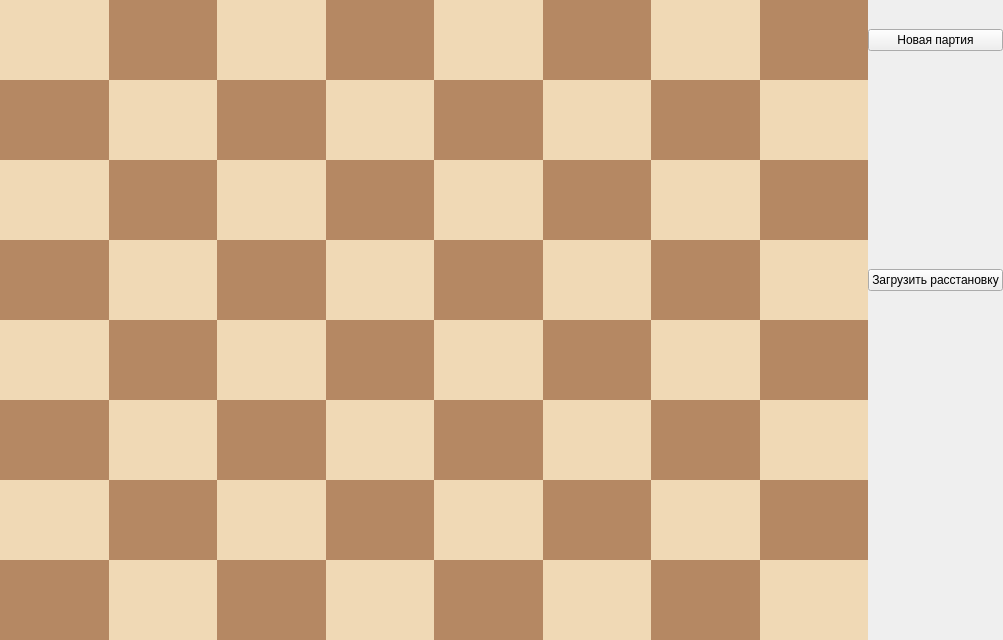
<?xml version="1.0" encoding="UTF-8"?>
<ui version="4.0">
 <class>MainWindow</class>
 <widget class="QMainWindow" name="MainWindow">
  <property name="geometry">
   <rect>
    <x>0</x>
    <y>0</y>
    <width>1003</width>
    <height>640</height>
   </rect>
  </property>
  <property name="windowTitle">
   <string>Chess Board</string>
  </property>
  <widget class="QWidget" name="centralwidget">
   <layout class="QGridLayout" name="gridLayout">
    <property name="leftMargin">
     <number>0</number>
    </property>
    <property name="topMargin">
     <number>0</number>
    </property>
    <property name="rightMargin">
     <number>0</number>
    </property>
    <property name="bottomMargin">
     <number>0</number>
    </property>
    <property name="spacing">
     <number>0</number>
    </property>
    <item row="5" column="7">
     <widget class="QPushButton" name="btn_3_7">
      <property name="sizePolicy">
       <sizepolicy hsizetype="Expanding" vsizetype="Expanding">
        <horstretch>0</horstretch>
        <verstretch>0</verstretch>
       </sizepolicy>
      </property>
      <property name="minimumSize">
       <size>
        <width>60</width>
        <height>60</height>
       </size>
      </property>
      <property name="styleSheet">
       <string notr="true">background-color: #f0d9b5; border: none;</string>
      </property>
      <property name="text">
       <string/>
      </property>
     </widget>
    </item>
    <item row="3" column="0">
     <widget class="QPushButton" name="btn_1_0">
      <property name="sizePolicy">
       <sizepolicy hsizetype="Expanding" vsizetype="Expanding">
        <horstretch>0</horstretch>
        <verstretch>0</verstretch>
       </sizepolicy>
      </property>
      <property name="minimumSize">
       <size>
        <width>60</width>
        <height>60</height>
       </size>
      </property>
      <property name="styleSheet">
       <string notr="true">background-color: #b58863; border: none;</string>
      </property>
      <property name="text">
       <string/>
      </property>
     </widget>
    </item>
    <item row="2" column="3">
     <widget class="QPushButton" name="btn_0_3">
      <property name="sizePolicy">
       <sizepolicy hsizetype="Expanding" vsizetype="Expanding">
        <horstretch>0</horstretch>
        <verstretch>0</verstretch>
       </sizepolicy>
      </property>
      <property name="minimumSize">
       <size>
        <width>60</width>
        <height>60</height>
       </size>
      </property>
      <property name="styleSheet">
       <string notr="true">background-color: #b58863; border: none;</string>
      </property>
      <property name="text">
       <string/>
      </property>
     </widget>
    </item>
    <item row="4" column="7">
     <widget class="QPushButton" name="btn_2_7">
      <property name="sizePolicy">
       <sizepolicy hsizetype="Expanding" vsizetype="Expanding">
        <horstretch>0</horstretch>
        <verstretch>0</verstretch>
       </sizepolicy>
      </property>
      <property name="minimumSize">
       <size>
        <width>60</width>
        <height>60</height>
       </size>
      </property>
      <property name="styleSheet">
       <string notr="true">background-color: #b58863; border: none;</string>
      </property>
      <property name="text">
       <string/>
      </property>
     </widget>
    </item>
    <item row="4" column="1">
     <widget class="QPushButton" name="btn_2_1">
      <property name="sizePolicy">
       <sizepolicy hsizetype="Expanding" vsizetype="Expanding">
        <horstretch>0</horstretch>
        <verstretch>0</verstretch>
       </sizepolicy>
      </property>
      <property name="minimumSize">
       <size>
        <width>60</width>
        <height>60</height>
       </size>
      </property>
      <property name="styleSheet">
       <string notr="true">background-color: #b58863; border: none;</string>
      </property>
      <property name="text">
       <string/>
      </property>
     </widget>
    </item>
    <item row="3" column="2">
     <widget class="QPushButton" name="btn_1_2">
      <property name="sizePolicy">
       <sizepolicy hsizetype="Expanding" vsizetype="Expanding">
        <horstretch>0</horstretch>
        <verstretch>0</verstretch>
       </sizepolicy>
      </property>
      <property name="minimumSize">
       <size>
        <width>60</width>
        <height>60</height>
       </size>
      </property>
      <property name="styleSheet">
       <string notr="true">background-color: #b58863; border: none;</string>
      </property>
      <property name="text">
       <string/>
      </property>
     </widget>
    </item>
    <item row="7" column="7">
     <widget class="QPushButton" name="btn_5_7">
      <property name="sizePolicy">
       <sizepolicy hsizetype="Expanding" vsizetype="Expanding">
        <horstretch>0</horstretch>
        <verstretch>0</verstretch>
       </sizepolicy>
      </property>
      <property name="minimumSize">
       <size>
        <width>60</width>
        <height>60</height>
       </size>
      </property>
      <property name="styleSheet">
       <string notr="true">background-color: #f0d9b5; border: none;</string>
      </property>
      <property name="text">
       <string/>
      </property>
     </widget>
    </item>
    <item row="5" column="2">
     <widget class="QPushButton" name="btn_3_2">
      <property name="sizePolicy">
       <sizepolicy hsizetype="Expanding" vsizetype="Expanding">
        <horstretch>0</horstretch>
        <verstretch>0</verstretch>
       </sizepolicy>
      </property>
      <property name="minimumSize">
       <size>
        <width>60</width>
        <height>60</height>
       </size>
      </property>
      <property name="styleSheet">
       <string notr="true">background-color: #b58863; border: none;</string>
      </property>
      <property name="text">
       <string/>
      </property>
     </widget>
    </item>
    <item row="8" column="5">
     <widget class="QPushButton" name="btn_6_5">
      <property name="sizePolicy">
       <sizepolicy hsizetype="Expanding" vsizetype="Expanding">
        <horstretch>0</horstretch>
        <verstretch>0</verstretch>
       </sizepolicy>
      </property>
      <property name="minimumSize">
       <size>
        <width>60</width>
        <height>60</height>
       </size>
      </property>
      <property name="styleSheet">
       <string notr="true">background-color: #b58863; border: none;</string>
      </property>
      <property name="text">
       <string/>
      </property>
     </widget>
    </item>
    <item row="7" column="5">
     <widget class="QPushButton" name="btn_5_5">
      <property name="sizePolicy">
       <sizepolicy hsizetype="Expanding" vsizetype="Expanding">
        <horstretch>0</horstretch>
        <verstretch>0</verstretch>
       </sizepolicy>
      </property>
      <property name="minimumSize">
       <size>
        <width>60</width>
        <height>60</height>
       </size>
      </property>
      <property name="styleSheet">
       <string notr="true">background-color: #f0d9b5; border: none;</string>
      </property>
      <property name="text">
       <string/>
      </property>
     </widget>
    </item>
    <item row="6" column="6">
     <widget class="QPushButton" name="btn_4_6">
      <property name="sizePolicy">
       <sizepolicy hsizetype="Expanding" vsizetype="Expanding">
        <horstretch>0</horstretch>
        <verstretch>0</verstretch>
       </sizepolicy>
      </property>
      <property name="minimumSize">
       <size>
        <width>60</width>
        <height>60</height>
       </size>
      </property>
      <property name="styleSheet">
       <string notr="true">background-color: #f0d9b5; border: none;</string>
      </property>
      <property name="text">
       <string/>
      </property>
     </widget>
    </item>
    <item row="7" column="6">
     <widget class="QPushButton" name="btn_5_6">
      <property name="sizePolicy">
       <sizepolicy hsizetype="Expanding" vsizetype="Expanding">
        <horstretch>0</horstretch>
        <verstretch>0</verstretch>
       </sizepolicy>
      </property>
      <property name="minimumSize">
       <size>
        <width>60</width>
        <height>60</height>
       </size>
      </property>
      <property name="styleSheet">
       <string notr="true">background-color: #b58863; border: none;</string>
      </property>
      <property name="text">
       <string/>
      </property>
     </widget>
    </item>
    <item row="6" column="7">
     <widget class="QPushButton" name="btn_4_7">
      <property name="sizePolicy">
       <sizepolicy hsizetype="Expanding" vsizetype="Expanding">
        <horstretch>0</horstretch>
        <verstretch>0</verstretch>
       </sizepolicy>
      </property>
      <property name="minimumSize">
       <size>
        <width>60</width>
        <height>60</height>
       </size>
      </property>
      <property name="styleSheet">
       <string notr="true">background-color: #b58863; border: none;</string>
      </property>
      <property name="text">
       <string/>
      </property>
     </widget>
    </item>
    <item row="2" column="4">
     <widget class="QPushButton" name="btn_0_4">
      <property name="sizePolicy">
       <sizepolicy hsizetype="Expanding" vsizetype="Expanding">
        <horstretch>0</horstretch>
        <verstretch>0</verstretch>
       </sizepolicy>
      </property>
      <property name="minimumSize">
       <size>
        <width>60</width>
        <height>60</height>
       </size>
      </property>
      <property name="styleSheet">
       <string notr="true">background-color: #f0d9b5; border: none;</string>
      </property>
      <property name="text">
       <string/>
      </property>
     </widget>
    </item>
    <item row="6" column="3">
     <widget class="QPushButton" name="btn_4_3">
      <property name="sizePolicy">
       <sizepolicy hsizetype="Expanding" vsizetype="Expanding">
        <horstretch>0</horstretch>
        <verstretch>0</verstretch>
       </sizepolicy>
      </property>
      <property name="minimumSize">
       <size>
        <width>60</width>
        <height>60</height>
       </size>
      </property>
      <property name="styleSheet">
       <string notr="true">background-color: #b58863; border: none;</string>
      </property>
      <property name="text">
       <string/>
      </property>
     </widget>
    </item>
    <item row="6" column="0">
     <widget class="QPushButton" name="btn_4_0">
      <property name="sizePolicy">
       <sizepolicy hsizetype="Expanding" vsizetype="Expanding">
        <horstretch>0</horstretch>
        <verstretch>0</verstretch>
       </sizepolicy>
      </property>
      <property name="minimumSize">
       <size>
        <width>60</width>
        <height>60</height>
       </size>
      </property>
      <property name="styleSheet">
       <string notr="true">background-color: #f0d9b5; border: none;</string>
      </property>
      <property name="text">
       <string/>
      </property>
     </widget>
    </item>
    <item row="2" column="6">
     <widget class="QPushButton" name="btn_0_6">
      <property name="sizePolicy">
       <sizepolicy hsizetype="Expanding" vsizetype="Expanding">
        <horstretch>0</horstretch>
        <verstretch>0</verstretch>
       </sizepolicy>
      </property>
      <property name="minimumSize">
       <size>
        <width>60</width>
        <height>60</height>
       </size>
      </property>
      <property name="styleSheet">
       <string notr="true">background-color: #f0d9b5; border: none;</string>
      </property>
      <property name="text">
       <string/>
      </property>
     </widget>
    </item>
    <item row="5" column="1">
     <widget class="QPushButton" name="btn_3_1">
      <property name="sizePolicy">
       <sizepolicy hsizetype="Expanding" vsizetype="Expanding">
        <horstretch>0</horstretch>
        <verstretch>0</verstretch>
       </sizepolicy>
      </property>
      <property name="minimumSize">
       <size>
        <width>60</width>
        <height>60</height>
       </size>
      </property>
      <property name="styleSheet">
       <string notr="true">background-color: #f0d9b5; border: none;</string>
      </property>
      <property name="text">
       <string/>
      </property>
     </widget>
    </item>
    <item row="4" column="6">
     <widget class="QPushButton" name="btn_2_6">
      <property name="sizePolicy">
       <sizepolicy hsizetype="Expanding" vsizetype="Expanding">
        <horstretch>0</horstretch>
        <verstretch>0</verstretch>
       </sizepolicy>
      </property>
      <property name="minimumSize">
       <size>
        <width>60</width>
        <height>60</height>
       </size>
      </property>
      <property name="styleSheet">
       <string notr="true">background-color: #f0d9b5; border: none;</string>
      </property>
      <property name="text">
       <string/>
      </property>
     </widget>
    </item>
    <item row="2" column="5">
     <widget class="QPushButton" name="btn_0_5">
      <property name="sizePolicy">
       <sizepolicy hsizetype="Expanding" vsizetype="Expanding">
        <horstretch>0</horstretch>
        <verstretch>0</verstretch>
       </sizepolicy>
      </property>
      <property name="minimumSize">
       <size>
        <width>60</width>
        <height>60</height>
       </size>
      </property>
      <property name="styleSheet">
       <string notr="true">background-color: #b58863; border: none;</string>
      </property>
      <property name="text">
       <string/>
      </property>
     </widget>
    </item>
    <item row="4" column="4">
     <widget class="QPushButton" name="btn_2_4">
      <property name="sizePolicy">
       <sizepolicy hsizetype="Expanding" vsizetype="Expanding">
        <horstretch>0</horstretch>
        <verstretch>0</verstretch>
       </sizepolicy>
      </property>
      <property name="minimumSize">
       <size>
        <width>60</width>
        <height>60</height>
       </size>
      </property>
      <property name="styleSheet">
       <string notr="true">background-color: #f0d9b5; border: none;</string>
      </property>
      <property name="text">
       <string/>
      </property>
     </widget>
    </item>
    <item row="8" column="7">
     <widget class="QPushButton" name="btn_6_7">
      <property name="sizePolicy">
       <sizepolicy hsizetype="Expanding" vsizetype="Expanding">
        <horstretch>0</horstretch>
        <verstretch>0</verstretch>
       </sizepolicy>
      </property>
      <property name="minimumSize">
       <size>
        <width>60</width>
        <height>60</height>
       </size>
      </property>
      <property name="styleSheet">
       <string notr="true">background-color: #b58863; border: none;</string>
      </property>
      <property name="text">
       <string/>
      </property>
     </widget>
    </item>
    <item row="3" column="3">
     <widget class="QPushButton" name="btn_1_3">
      <property name="sizePolicy">
       <sizepolicy hsizetype="Expanding" vsizetype="Expanding">
        <horstretch>0</horstretch>
        <verstretch>0</verstretch>
       </sizepolicy>
      </property>
      <property name="minimumSize">
       <size>
        <width>60</width>
        <height>60</height>
       </size>
      </property>
      <property name="styleSheet">
       <string notr="true">background-color: #f0d9b5; border: none;</string>
      </property>
      <property name="text">
       <string/>
      </property>
     </widget>
    </item>
    <item row="3" column="6">
     <widget class="QPushButton" name="btn_1_6">
      <property name="sizePolicy">
       <sizepolicy hsizetype="Expanding" vsizetype="Expanding">
        <horstretch>0</horstretch>
        <verstretch>0</verstretch>
       </sizepolicy>
      </property>
      <property name="minimumSize">
       <size>
        <width>60</width>
        <height>60</height>
       </size>
      </property>
      <property name="styleSheet">
       <string notr="true">background-color: #b58863; border: none;</string>
      </property>
      <property name="text">
       <string/>
      </property>
     </widget>
    </item>
    <item row="9" column="3">
     <widget class="QPushButton" name="btn_7_3">
      <property name="sizePolicy">
       <sizepolicy hsizetype="Expanding" vsizetype="Expanding">
        <horstretch>0</horstretch>
        <verstretch>0</verstretch>
       </sizepolicy>
      </property>
      <property name="minimumSize">
       <size>
        <width>60</width>
        <height>60</height>
       </size>
      </property>
      <property name="styleSheet">
       <string notr="true">background-color: #f0d9b5; border: none;</string>
      </property>
      <property name="text">
       <string/>
      </property>
     </widget>
    </item>
    <item row="6" column="5">
     <widget class="QPushButton" name="btn_4_5">
      <property name="sizePolicy">
       <sizepolicy hsizetype="Expanding" vsizetype="Expanding">
        <horstretch>0</horstretch>
        <verstretch>0</verstretch>
       </sizepolicy>
      </property>
      <property name="minimumSize">
       <size>
        <width>60</width>
        <height>60</height>
       </size>
      </property>
      <property name="styleSheet">
       <string notr="true">background-color: #b58863; border: none;</string>
      </property>
      <property name="text">
       <string/>
      </property>
     </widget>
    </item>
    <item row="6" column="2">
     <widget class="QPushButton" name="btn_4_2">
      <property name="sizePolicy">
       <sizepolicy hsizetype="Expanding" vsizetype="Expanding">
        <horstretch>0</horstretch>
        <verstretch>0</verstretch>
       </sizepolicy>
      </property>
      <property name="minimumSize">
       <size>
        <width>60</width>
        <height>60</height>
       </size>
      </property>
      <property name="styleSheet">
       <string notr="true">background-color: #f0d9b5; border: none;</string>
      </property>
      <property name="text">
       <string/>
      </property>
     </widget>
    </item>
    <item row="2" column="1">
     <widget class="QPushButton" name="btn_0_1">
      <property name="sizePolicy">
       <sizepolicy hsizetype="Expanding" vsizetype="Expanding">
        <horstretch>0</horstretch>
        <verstretch>0</verstretch>
       </sizepolicy>
      </property>
      <property name="minimumSize">
       <size>
        <width>60</width>
        <height>60</height>
       </size>
      </property>
      <property name="styleSheet">
       <string notr="true">background-color: #b58863; border: none;</string>
      </property>
      <property name="text">
       <string/>
      </property>
     </widget>
    </item>
    <item row="8" column="2">
     <widget class="QPushButton" name="btn_6_2">
      <property name="sizePolicy">
       <sizepolicy hsizetype="Expanding" vsizetype="Expanding">
        <horstretch>0</horstretch>
        <verstretch>0</verstretch>
       </sizepolicy>
      </property>
      <property name="minimumSize">
       <size>
        <width>60</width>
        <height>60</height>
       </size>
      </property>
      <property name="styleSheet">
       <string notr="true">background-color: #f0d9b5; border: none;</string>
      </property>
      <property name="text">
       <string/>
      </property>
     </widget>
    </item>
    <item row="9" column="4">
     <widget class="QPushButton" name="btn_7_4">
      <property name="sizePolicy">
       <sizepolicy hsizetype="Expanding" vsizetype="Expanding">
        <horstretch>0</horstretch>
        <verstretch>0</verstretch>
       </sizepolicy>
      </property>
      <property name="minimumSize">
       <size>
        <width>60</width>
        <height>60</height>
       </size>
      </property>
      <property name="styleSheet">
       <string notr="true">background-color: #b58863; border: none;</string>
      </property>
      <property name="text">
       <string/>
      </property>
     </widget>
    </item>
    <item row="8" column="6">
     <widget class="QPushButton" name="btn_6_6">
      <property name="sizePolicy">
       <sizepolicy hsizetype="Expanding" vsizetype="Expanding">
        <horstretch>0</horstretch>
        <verstretch>0</verstretch>
       </sizepolicy>
      </property>
      <property name="minimumSize">
       <size>
        <width>60</width>
        <height>60</height>
       </size>
      </property>
      <property name="styleSheet">
       <string notr="true">background-color: #f0d9b5; border: none;</string>
      </property>
      <property name="text">
       <string/>
      </property>
     </widget>
    </item>
    <item row="3" column="4">
     <widget class="QPushButton" name="btn_1_4">
      <property name="sizePolicy">
       <sizepolicy hsizetype="Expanding" vsizetype="Expanding">
        <horstretch>0</horstretch>
        <verstretch>0</verstretch>
       </sizepolicy>
      </property>
      <property name="minimumSize">
       <size>
        <width>60</width>
        <height>60</height>
       </size>
      </property>
      <property name="styleSheet">
       <string notr="true">background-color: #b58863; border: none;</string>
      </property>
      <property name="text">
       <string/>
      </property>
     </widget>
    </item>
    <item row="8" column="0">
     <widget class="QPushButton" name="btn_6_0">
      <property name="sizePolicy">
       <sizepolicy hsizetype="Expanding" vsizetype="Expanding">
        <horstretch>0</horstretch>
        <verstretch>0</verstretch>
       </sizepolicy>
      </property>
      <property name="minimumSize">
       <size>
        <width>60</width>
        <height>60</height>
       </size>
      </property>
      <property name="styleSheet">
       <string notr="true">background-color: #f0d9b5; border: none;</string>
      </property>
      <property name="text">
       <string/>
      </property>
     </widget>
    </item>
    <item row="9" column="5">
     <widget class="QPushButton" name="btn_7_5">
      <property name="sizePolicy">
       <sizepolicy hsizetype="Expanding" vsizetype="Expanding">
        <horstretch>0</horstretch>
        <verstretch>0</verstretch>
       </sizepolicy>
      </property>
      <property name="minimumSize">
       <size>
        <width>60</width>
        <height>60</height>
       </size>
      </property>
      <property name="styleSheet">
       <string notr="true">background-color: #f0d9b5; border: none;</string>
      </property>
      <property name="text">
       <string/>
      </property>
     </widget>
    </item>
    <item row="5" column="6">
     <widget class="QPushButton" name="btn_3_6">
      <property name="sizePolicy">
       <sizepolicy hsizetype="Expanding" vsizetype="Expanding">
        <horstretch>0</horstretch>
        <verstretch>0</verstretch>
       </sizepolicy>
      </property>
      <property name="minimumSize">
       <size>
        <width>60</width>
        <height>60</height>
       </size>
      </property>
      <property name="styleSheet">
       <string notr="true">background-color: #b58863; border: none;</string>
      </property>
      <property name="text">
       <string/>
      </property>
     </widget>
    </item>
    <item row="4" column="2">
     <widget class="QPushButton" name="btn_2_2">
      <property name="sizePolicy">
       <sizepolicy hsizetype="Expanding" vsizetype="Expanding">
        <horstretch>0</horstretch>
        <verstretch>0</verstretch>
       </sizepolicy>
      </property>
      <property name="minimumSize">
       <size>
        <width>60</width>
        <height>60</height>
       </size>
      </property>
      <property name="styleSheet">
       <string notr="true">background-color: #f0d9b5; border: none;</string>
      </property>
      <property name="text">
       <string/>
      </property>
     </widget>
    </item>
    <item row="3" column="5">
     <widget class="QPushButton" name="btn_1_5">
      <property name="sizePolicy">
       <sizepolicy hsizetype="Expanding" vsizetype="Expanding">
        <horstretch>0</horstretch>
        <verstretch>0</verstretch>
       </sizepolicy>
      </property>
      <property name="minimumSize">
       <size>
        <width>60</width>
        <height>60</height>
       </size>
      </property>
      <property name="styleSheet">
       <string notr="true">background-color: #f0d9b5; border: none;</string>
      </property>
      <property name="text">
       <string/>
      </property>
     </widget>
    </item>
    <item row="8" column="3">
     <widget class="QPushButton" name="btn_6_3">
      <property name="sizePolicy">
       <sizepolicy hsizetype="Expanding" vsizetype="Expanding">
        <horstretch>0</horstretch>
        <verstretch>0</verstretch>
       </sizepolicy>
      </property>
      <property name="minimumSize">
       <size>
        <width>60</width>
        <height>60</height>
       </size>
      </property>
      <property name="styleSheet">
       <string notr="true">background-color: #b58863; border: none;</string>
      </property>
      <property name="text">
       <string/>
      </property>
     </widget>
    </item>
    <item row="8" column="4">
     <widget class="QPushButton" name="btn_6_4">
      <property name="sizePolicy">
       <sizepolicy hsizetype="Expanding" vsizetype="Expanding">
        <horstretch>0</horstretch>
        <verstretch>0</verstretch>
       </sizepolicy>
      </property>
      <property name="minimumSize">
       <size>
        <width>60</width>
        <height>60</height>
       </size>
      </property>
      <property name="styleSheet">
       <string notr="true">background-color: #f0d9b5; border: none;</string>
      </property>
      <property name="text">
       <string/>
      </property>
     </widget>
    </item>
    <item row="4" column="0">
     <widget class="QPushButton" name="btn_2_0">
      <property name="sizePolicy">
       <sizepolicy hsizetype="Expanding" vsizetype="Expanding">
        <horstretch>0</horstretch>
        <verstretch>0</verstretch>
       </sizepolicy>
      </property>
      <property name="minimumSize">
       <size>
        <width>60</width>
        <height>60</height>
       </size>
      </property>
      <property name="styleSheet">
       <string notr="true">background-color: #f0d9b5; border: none;</string>
      </property>
      <property name="text">
       <string/>
      </property>
     </widget>
    </item>
    <item row="2" column="0">
     <widget class="QPushButton" name="btn_0_0">
      <property name="sizePolicy">
       <sizepolicy hsizetype="Expanding" vsizetype="Expanding">
        <horstretch>0</horstretch>
        <verstretch>0</verstretch>
       </sizepolicy>
      </property>
      <property name="minimumSize">
       <size>
        <width>60</width>
        <height>60</height>
       </size>
      </property>
      <property name="styleSheet">
       <string notr="true">background-color: #f0d9b5; border: none;</string>
      </property>
      <property name="text">
       <string/>
      </property>
     </widget>
    </item>
    <item row="4" column="3">
     <widget class="QPushButton" name="btn_2_3">
      <property name="sizePolicy">
       <sizepolicy hsizetype="Expanding" vsizetype="Expanding">
        <horstretch>0</horstretch>
        <verstretch>0</verstretch>
       </sizepolicy>
      </property>
      <property name="minimumSize">
       <size>
        <width>60</width>
        <height>60</height>
       </size>
      </property>
      <property name="styleSheet">
       <string notr="true">background-color: #b58863; border: none;</string>
      </property>
      <property name="text">
       <string/>
      </property>
     </widget>
    </item>
    <item row="9" column="2">
     <widget class="QPushButton" name="btn_7_2">
      <property name="sizePolicy">
       <sizepolicy hsizetype="Expanding" vsizetype="Expanding">
        <horstretch>0</horstretch>
        <verstretch>0</verstretch>
       </sizepolicy>
      </property>
      <property name="minimumSize">
       <size>
        <width>60</width>
        <height>60</height>
       </size>
      </property>
      <property name="styleSheet">
       <string notr="true">background-color: #b58863; border: none;</string>
      </property>
      <property name="text">
       <string/>
      </property>
     </widget>
    </item>
    <item row="3" column="1">
     <widget class="QPushButton" name="btn_1_1">
      <property name="sizePolicy">
       <sizepolicy hsizetype="Expanding" vsizetype="Expanding">
        <horstretch>0</horstretch>
        <verstretch>0</verstretch>
       </sizepolicy>
      </property>
      <property name="minimumSize">
       <size>
        <width>60</width>
        <height>60</height>
       </size>
      </property>
      <property name="styleSheet">
       <string notr="true">background-color: #f0d9b5; border: none;</string>
      </property>
      <property name="text">
       <string/>
      </property>
     </widget>
    </item>
    <item row="9" column="1">
     <widget class="QPushButton" name="btn_7_1">
      <property name="sizePolicy">
       <sizepolicy hsizetype="Expanding" vsizetype="Expanding">
        <horstretch>0</horstretch>
        <verstretch>0</verstretch>
       </sizepolicy>
      </property>
      <property name="minimumSize">
       <size>
        <width>60</width>
        <height>60</height>
       </size>
      </property>
      <property name="styleSheet">
       <string notr="true">background-color: #f0d9b5; border: none;</string>
      </property>
      <property name="text">
       <string/>
      </property>
     </widget>
    </item>
    <item row="2" column="7">
     <widget class="QPushButton" name="btn_0_7">
      <property name="sizePolicy">
       <sizepolicy hsizetype="Expanding" vsizetype="Expanding">
        <horstretch>0</horstretch>
        <verstretch>0</verstretch>
       </sizepolicy>
      </property>
      <property name="minimumSize">
       <size>
        <width>60</width>
        <height>60</height>
       </size>
      </property>
      <property name="styleSheet">
       <string notr="true">background-color: #b58863; border: none;</string>
      </property>
      <property name="text">
       <string/>
      </property>
     </widget>
    </item>
    <item row="5" column="0">
     <widget class="QPushButton" name="btn_3_0">
      <property name="sizePolicy">
       <sizepolicy hsizetype="Expanding" vsizetype="Expanding">
        <horstretch>0</horstretch>
        <verstretch>0</verstretch>
       </sizepolicy>
      </property>
      <property name="minimumSize">
       <size>
        <width>60</width>
        <height>60</height>
       </size>
      </property>
      <property name="styleSheet">
       <string notr="true">background-color: #b58863; border: none;</string>
      </property>
      <property name="text">
       <string/>
      </property>
     </widget>
    </item>
    <item row="7" column="2">
     <widget class="QPushButton" name="btn_5_2">
      <property name="sizePolicy">
       <sizepolicy hsizetype="Expanding" vsizetype="Expanding">
        <horstretch>0</horstretch>
        <verstretch>0</verstretch>
       </sizepolicy>
      </property>
      <property name="minimumSize">
       <size>
        <width>60</width>
        <height>60</height>
       </size>
      </property>
      <property name="styleSheet">
       <string notr="true">background-color: #b58863; border: none;</string>
      </property>
      <property name="text">
       <string/>
      </property>
     </widget>
    </item>
    <item row="6" column="4">
     <widget class="QPushButton" name="btn_4_4">
      <property name="sizePolicy">
       <sizepolicy hsizetype="Expanding" vsizetype="Expanding">
        <horstretch>0</horstretch>
        <verstretch>0</verstretch>
       </sizepolicy>
      </property>
      <property name="minimumSize">
       <size>
        <width>60</width>
        <height>60</height>
       </size>
      </property>
      <property name="styleSheet">
       <string notr="true">background-color: #f0d9b5; border: none;</string>
      </property>
      <property name="text">
       <string/>
      </property>
     </widget>
    </item>
    <item row="9" column="6">
     <widget class="QPushButton" name="btn_7_6">
      <property name="sizePolicy">
       <sizepolicy hsizetype="Expanding" vsizetype="Expanding">
        <horstretch>0</horstretch>
        <verstretch>0</verstretch>
       </sizepolicy>
      </property>
      <property name="minimumSize">
       <size>
        <width>60</width>
        <height>60</height>
       </size>
      </property>
      <property name="styleSheet">
       <string notr="true">background-color: #b58863; border: none;</string>
      </property>
      <property name="text">
       <string/>
      </property>
     </widget>
    </item>
    <item row="2" column="2">
     <widget class="QPushButton" name="btn_0_2">
      <property name="sizePolicy">
       <sizepolicy hsizetype="Expanding" vsizetype="Expanding">
        <horstretch>0</horstretch>
        <verstretch>0</verstretch>
       </sizepolicy>
      </property>
      <property name="minimumSize">
       <size>
        <width>60</width>
        <height>60</height>
       </size>
      </property>
      <property name="styleSheet">
       <string notr="true">background-color: #f0d9b5; border: none;</string>
      </property>
      <property name="text">
       <string/>
      </property>
     </widget>
    </item>
    <item row="5" column="3">
     <widget class="QPushButton" name="btn_3_3">
      <property name="sizePolicy">
       <sizepolicy hsizetype="Expanding" vsizetype="Expanding">
        <horstretch>0</horstretch>
        <verstretch>0</verstretch>
       </sizepolicy>
      </property>
      <property name="minimumSize">
       <size>
        <width>60</width>
        <height>60</height>
       </size>
      </property>
      <property name="styleSheet">
       <string notr="true">background-color: #f0d9b5; border: none;</string>
      </property>
      <property name="text">
       <string/>
      </property>
     </widget>
    </item>
    <item row="4" column="5">
     <widget class="QPushButton" name="btn_2_5">
      <property name="sizePolicy">
       <sizepolicy hsizetype="Expanding" vsizetype="Expanding">
        <horstretch>0</horstretch>
        <verstretch>0</verstretch>
       </sizepolicy>
      </property>
      <property name="minimumSize">
       <size>
        <width>60</width>
        <height>60</height>
       </size>
      </property>
      <property name="styleSheet">
       <string notr="true">background-color: #b58863; border: none;</string>
      </property>
      <property name="text">
       <string/>
      </property>
     </widget>
    </item>
    <item row="7" column="3">
     <widget class="QPushButton" name="btn_5_3">
      <property name="sizePolicy">
       <sizepolicy hsizetype="Expanding" vsizetype="Expanding">
        <horstretch>0</horstretch>
        <verstretch>0</verstretch>
       </sizepolicy>
      </property>
      <property name="minimumSize">
       <size>
        <width>60</width>
        <height>60</height>
       </size>
      </property>
      <property name="styleSheet">
       <string notr="true">background-color: #f0d9b5; border: none;</string>
      </property>
      <property name="text">
       <string/>
      </property>
     </widget>
    </item>
    <item row="9" column="7">
     <widget class="QPushButton" name="btn_7_7">
      <property name="sizePolicy">
       <sizepolicy hsizetype="Expanding" vsizetype="Expanding">
        <horstretch>0</horstretch>
        <verstretch>0</verstretch>
       </sizepolicy>
      </property>
      <property name="minimumSize">
       <size>
        <width>60</width>
        <height>60</height>
       </size>
      </property>
      <property name="styleSheet">
       <string notr="true">background-color: #f0d9b5; border: none;</string>
      </property>
      <property name="text">
       <string/>
      </property>
     </widget>
    </item>
    <item row="7" column="4">
     <widget class="QPushButton" name="btn_5_4">
      <property name="sizePolicy">
       <sizepolicy hsizetype="Expanding" vsizetype="Expanding">
        <horstretch>0</horstretch>
        <verstretch>0</verstretch>
       </sizepolicy>
      </property>
      <property name="minimumSize">
       <size>
        <width>60</width>
        <height>60</height>
       </size>
      </property>
      <property name="styleSheet">
       <string notr="true">background-color: #b58863; border: none;</string>
      </property>
      <property name="text">
       <string/>
      </property>
     </widget>
    </item>
    <item row="8" column="1">
     <widget class="QPushButton" name="btn_6_1">
      <property name="sizePolicy">
       <sizepolicy hsizetype="Expanding" vsizetype="Expanding">
        <horstretch>0</horstretch>
        <verstretch>0</verstretch>
       </sizepolicy>
      </property>
      <property name="minimumSize">
       <size>
        <width>60</width>
        <height>60</height>
       </size>
      </property>
      <property name="styleSheet">
       <string notr="true">background-color: #b58863; border: none;</string>
      </property>
      <property name="text">
       <string/>
      </property>
     </widget>
    </item>
    <item row="9" column="0">
     <widget class="QPushButton" name="btn_7_0">
      <property name="sizePolicy">
       <sizepolicy hsizetype="Expanding" vsizetype="Expanding">
        <horstretch>0</horstretch>
        <verstretch>0</verstretch>
       </sizepolicy>
      </property>
      <property name="minimumSize">
       <size>
        <width>60</width>
        <height>60</height>
       </size>
      </property>
      <property name="styleSheet">
       <string notr="true">background-color: #b58863; border: none;</string>
      </property>
      <property name="text">
       <string/>
      </property>
     </widget>
    </item>
    <item row="5" column="5">
     <widget class="QPushButton" name="btn_3_5">
      <property name="sizePolicy">
       <sizepolicy hsizetype="Expanding" vsizetype="Expanding">
        <horstretch>0</horstretch>
        <verstretch>0</verstretch>
       </sizepolicy>
      </property>
      <property name="minimumSize">
       <size>
        <width>60</width>
        <height>60</height>
       </size>
      </property>
      <property name="styleSheet">
       <string notr="true">background-color: #f0d9b5; border: none;</string>
      </property>
      <property name="text">
       <string/>
      </property>
     </widget>
    </item>
    <item row="6" column="1">
     <widget class="QPushButton" name="btn_4_1">
      <property name="sizePolicy">
       <sizepolicy hsizetype="Expanding" vsizetype="Expanding">
        <horstretch>0</horstretch>
        <verstretch>0</verstretch>
       </sizepolicy>
      </property>
      <property name="minimumSize">
       <size>
        <width>60</width>
        <height>60</height>
       </size>
      </property>
      <property name="styleSheet">
       <string notr="true">background-color: #b58863; border: none;</string>
      </property>
      <property name="text">
       <string/>
      </property>
     </widget>
    </item>
    <item row="5" column="4">
     <widget class="QPushButton" name="btn_3_4">
      <property name="sizePolicy">
       <sizepolicy hsizetype="Expanding" vsizetype="Expanding">
        <horstretch>0</horstretch>
        <verstretch>0</verstretch>
       </sizepolicy>
      </property>
      <property name="minimumSize">
       <size>
        <width>60</width>
        <height>60</height>
       </size>
      </property>
      <property name="styleSheet">
       <string notr="true">background-color: #b58863; border: none;</string>
      </property>
      <property name="text">
       <string/>
      </property>
     </widget>
    </item>
    <item row="7" column="0">
     <widget class="QPushButton" name="btn_5_0">
      <property name="sizePolicy">
       <sizepolicy hsizetype="Expanding" vsizetype="Expanding">
        <horstretch>0</horstretch>
        <verstretch>0</verstretch>
       </sizepolicy>
      </property>
      <property name="minimumSize">
       <size>
        <width>60</width>
        <height>60</height>
       </size>
      </property>
      <property name="styleSheet">
       <string notr="true">background-color: #b58863; border: none;</string>
      </property>
      <property name="text">
       <string/>
      </property>
     </widget>
    </item>
    <item row="3" column="7">
     <widget class="QPushButton" name="btn_1_7">
      <property name="sizePolicy">
       <sizepolicy hsizetype="Expanding" vsizetype="Expanding">
        <horstretch>0</horstretch>
        <verstretch>0</verstretch>
       </sizepolicy>
      </property>
      <property name="minimumSize">
       <size>
        <width>60</width>
        <height>60</height>
       </size>
      </property>
      <property name="styleSheet">
       <string notr="true">background-color: #f0d9b5; border: none;</string>
      </property>
      <property name="text">
       <string/>
      </property>
     </widget>
    </item>
    <item row="7" column="1">
     <widget class="QPushButton" name="btn_5_1">
      <property name="sizePolicy">
       <sizepolicy hsizetype="Expanding" vsizetype="Expanding">
        <horstretch>0</horstretch>
        <verstretch>0</verstretch>
       </sizepolicy>
      </property>
      <property name="minimumSize">
       <size>
        <width>60</width>
        <height>60</height>
       </size>
      </property>
      <property name="styleSheet">
       <string notr="true">background-color: #f0d9b5; border: none;</string>
      </property>
      <property name="text">
       <string/>
      </property>
     </widget>
    </item>
    <item row="5" column="8">
     <widget class="QPushButton" name="btnLoadBoard">
      <property name="text">
       <string>Загрузить расстановку</string>
      </property>
     </widget>
    </item>
    <item row="2" column="8">
     <widget class="QPushButton" name="btnNewGame">
      <property name="text">
       <string>Новая партия</string>
      </property>
     </widget>
    </item>
   </layout>
  </widget>
 </widget>
 <resources/>
 <connections/>
</ui>
